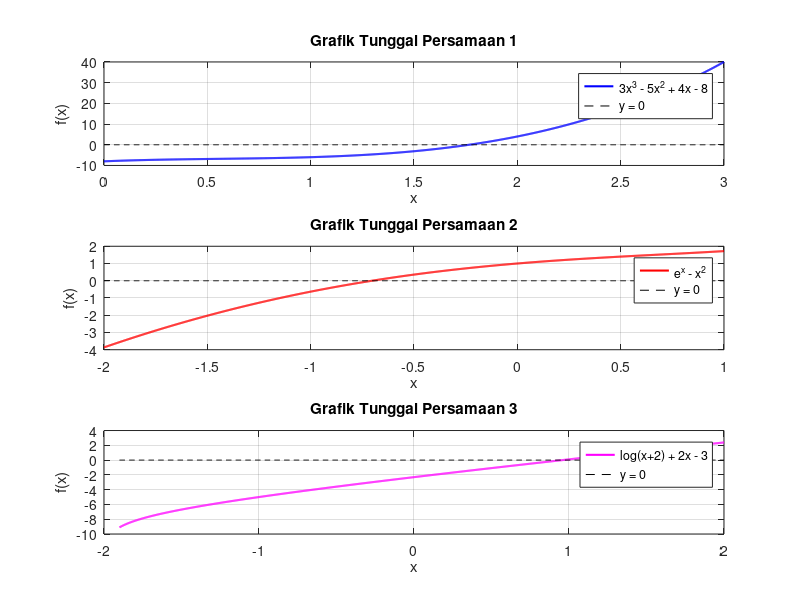

Write MATLAB code to recreate this figure.
%L0325036_NABIL MUFLIH
clc;
clear;
close all;

x1 = linspace(0, 3, 1000);
f1 = 3*x1.^3 - 5*x1.^2 + 4*x1 - 8;

x2 = linspace(-2, 1, 1000);
f2 = exp(x2) - x2.^2;

x3 = linspace(-1.9, 2, 1000);
f3 = log(x3 + 2) + 2*x3 - 3;

figure(1);

subplot(3,1,1);
plot(x1, f1, 'b', 'LineWidth', 1.5);
hold on;
plot(x1, zeros(size(x1)), 'k--');
grid on;
xlabel('x');
ylabel('f(x)');
title('Grafik Tunggal Persamaan 1');
legend('3x^3 - 5x^2 + 4x - 8', 'y = 0', ...
       'Location', 'northeast');

subplot(3,1,2);
plot(x2, f2, 'r', 'LineWidth', 1.5);
hold on;
plot(x2, zeros(size(x2)), 'k--');
grid on;
xlabel('x');
ylabel('f(x)');
title('Grafik Tunggal Persamaan 2');
legend('e^x - x^2', 'y = 0', ...
       'Location', 'northeast');

subplot(3,1,3);
plot(x3, f3, 'm', 'LineWidth', 1.5);
hold on;
plot(x3, zeros(size(x3)), 'k--');
grid on;
xlabel('x');
ylabel('f(x)');
title('Grafik Tunggal Persamaan 3');
legend('log(x+2) + 2x - 3', 'y = 0', ...
       'Location', 'northeast');
